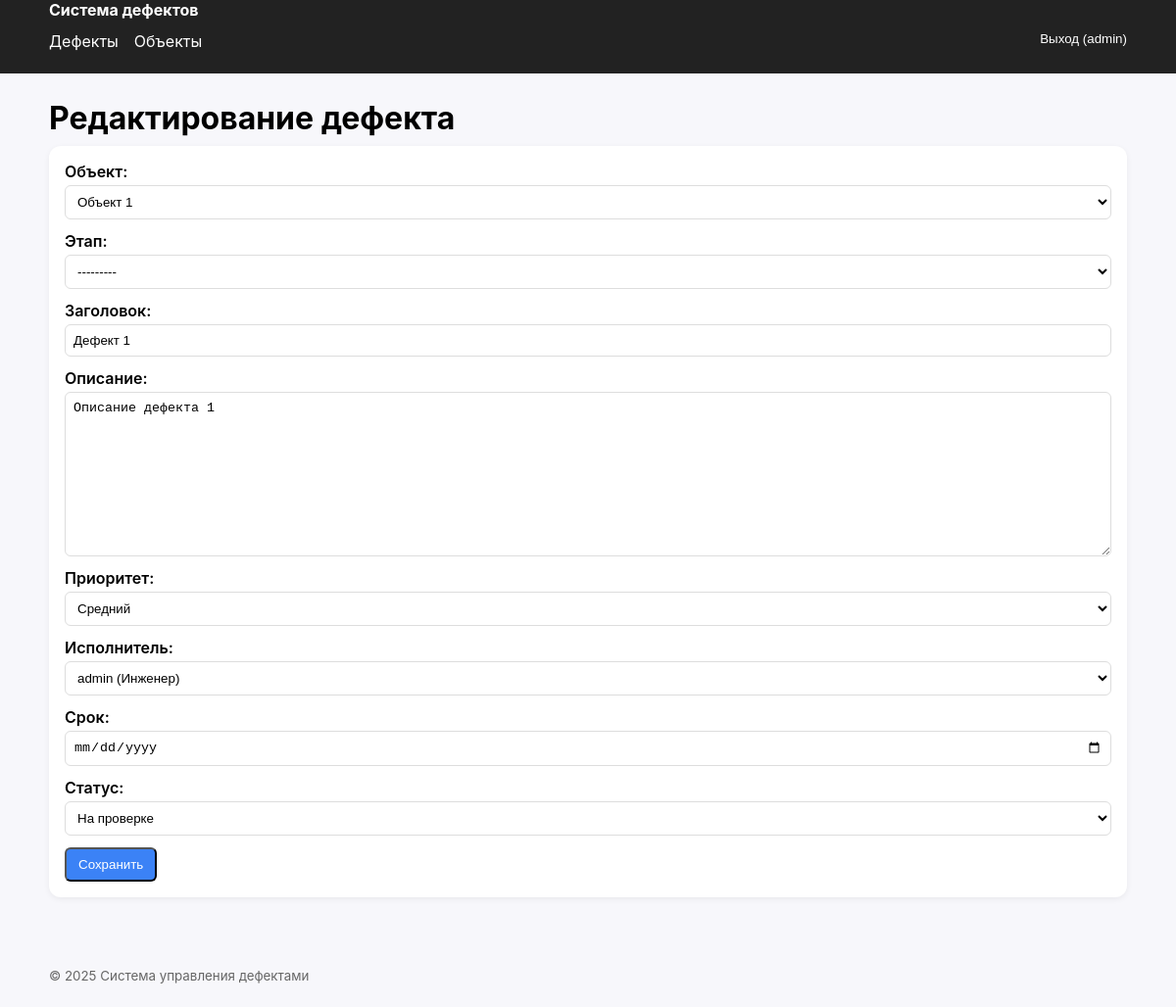
The page /defects/1/edit/ (signed in) on the database its author committed.
### accounts/models.py (models this page shows, shortened)
class User(AbstractUser):
    role = models.CharField(max_length=3, choices=Roles.choices, default=Roles.ENGINEER)
    def __str__(self): return f"{self.username} ({self.get_role_display()})"

### defects/models.py (models this page shows, shortened)
class Defect(models.Model):
    project = models.ForeignKey(Project, on_delete=models.PROTECT, related_name="defects", verbose_name="Объект")
    stage = models.ForeignKey(Stage, on_delete=models.SET_NULL, null=True, blank=True, related_name="defects",
                              verbose_name="Этап")
    title = models.CharField("Заголовок", max_length=255)
    description = models.TextField("Описание", blank=True)
    priority = models.CharField("Приоритет", max_length=3, choices=Priority.choices, default=Priority.MEDIUM)
    assignee = models.ForeignKey(settings.AUTH_USER_MODEL, on_delete=models.SET_NULL, null=True, blank=True,
                                 related_name="assigned_defects", verbose_name="Исполнитель")
    reporter = models.ForeignKey(settings.AUTH_USER_MODEL, on_delete=models.PROTECT, related_name="reported_defects",
                                 verbose_name="Автор")
    due_date = models.DateField("Срок", null=True, blank=True)
    status = models.CharField("Статус", max_length=3, choices=Status.choices, default=Status.NEW)
    created_at = models.DateTimeField("Создано", auto_now_add=True)
    updated_at = models.DateTimeField("Обновлено", auto_now=True)
    class Meta: ordering = ["-created_at"]

### defects/views.py (the view, shortened to what this page needs)
# urls.py: path("<int:pk>/edit/", DefectUpdateView.as_view(), name="edit"),
class DefectUpdateView(LoginRequiredMixin, UpdateView):
    model = Defect;
    form_class = DefectForm;
    template_name = "defects/defect_form.html"

### defects/forms.py (shortened to what this page needs)
class DefectForm(forms.ModelForm):
    class Meta:
        model = Defect
        fields = ["project", "stage", "title", "description", "priority", "assignee", "due_date", "status"]
        widgets = {"due_date": forms.DateInput(attrs={"type": "date"})}

### projects/models.py (called while the page is built)
    def __str__(self): return self.name

### templates/defects/defect_form.html
{% extends "base.html" %}{% block title %}{{ form.instance.pk|yesno:"Редактирование дефекта,Новый дефект" }}{% endblock %}
{% block content %}
<h1>{{ form.instance.pk|yesno:"Редактирование дефекта,Новый дефект" }}</h1>
<form method="post" enctype="multipart/form-data" class="card">{% csrf_token %}
{% for field in form %}<div class="form-row">{{ field.label_tag }} {{ field }}{% for e in field.errors %}<div class="alert">{{ e }}</div>{% endfor %}</div>{% endfor %}
<div class="actions"><button class="btn">Сохранить</button></div></form>
{% endblock %}

### templates/base.html (shortened to what this page needs)
<html lang="ru">
  <head></head>
  <body>
    {% load static %}
    <link rel="stylesheet" href="{% static 'css/styles.css' %}">
    <header class="topbar">
      <nav class="container">
        <a href="{% url 'home' %}" class="brand">Система дефектов</a>
        <ul class="nav">
          <li><a href="{% url 'defects:list' %}">Дефекты</a></li>
          <li><a href="{% url 'projects:list' %}">Объекты</a></li> {% if user.is_authenticated %}
          <li class="right">
            <form method="post" action="{% url 'accounts:logout' %}">
              <button class="as-link" style="background:none;border:none;color:#fff;cursor:pointer;padding:0;"> Выход ({{ user.username }}) </button>
            </form> </li> {% else %}
          <li class="right"><a href="{% url 'accounts:login' %}">Вход</a></li> {% endif %}
        </ul>
      </nav>
    </header>
    <main class="container">
      {% block content %}{% endblock %}
    </main>
    <footer class="footer container">
      <small>© {% now "Y" %} Система управления дефектами</small>
    </footer>
  </body>
</html>

### static/css/styles.css (style rules this page uses)
body { font-family:-apple-system,Segoe UI,Roboto,Arial,sans-serif;margin:0;background:#f7f7fb }
.container { width:96%;max-width:1100px;margin:0 auto }
.topbar { background:#222;color:#fff }
nav .brand { color:#fff;text-decoration:none;font-weight:700 }
.nav { list-style:none;display:flex;gap:1rem;margin:0;padding:.75rem 0 }
.nav li.right { margin-left:auto }
.nav a { color:#fff;text-decoration:none }
main { padding:1rem 0 2rem }
h1,h2,h3 { margin:.6rem 0 }
.card { background:#fff;border-radius:12px;padding:1rem;box-shadow:0 2px 6px rgba(0,0,0,.06) }
.btn { display:inline-block;padding:.5rem .75rem;background:#3b82f6;color:#fff;border-radius:6px;text-decoration:none }
.form-row { margin-bottom:.75rem }
label { display:block;font-weight:600;margin-bottom:.25rem }
input[type=text],input[type=date],textarea,select,input[type=file] { width:100%;padding:.5rem;border:1px solid #ddd;border-radius:6px;background:#fff }
.actions { display:flex;gap:.5rem;align-items:center;flex-wrap:wrap }
.footer { padding:1.5rem 0;color:#666 }

### rows shown on the page
User: username "admin"
Defect: instance.pk "Редактирование дефекта", form "Объект 1" "---------" "Дефект 1" "Описание дефекта 1" "Средний" "admin (Инженер)" "На проверке"

### other values the page prints
{{ field.label_tag }} "Объект:" "Этап:" "Заголовок:" "Описание:" "Приоритет:" "Исполнитель:" "Срок:" "Статус:"
